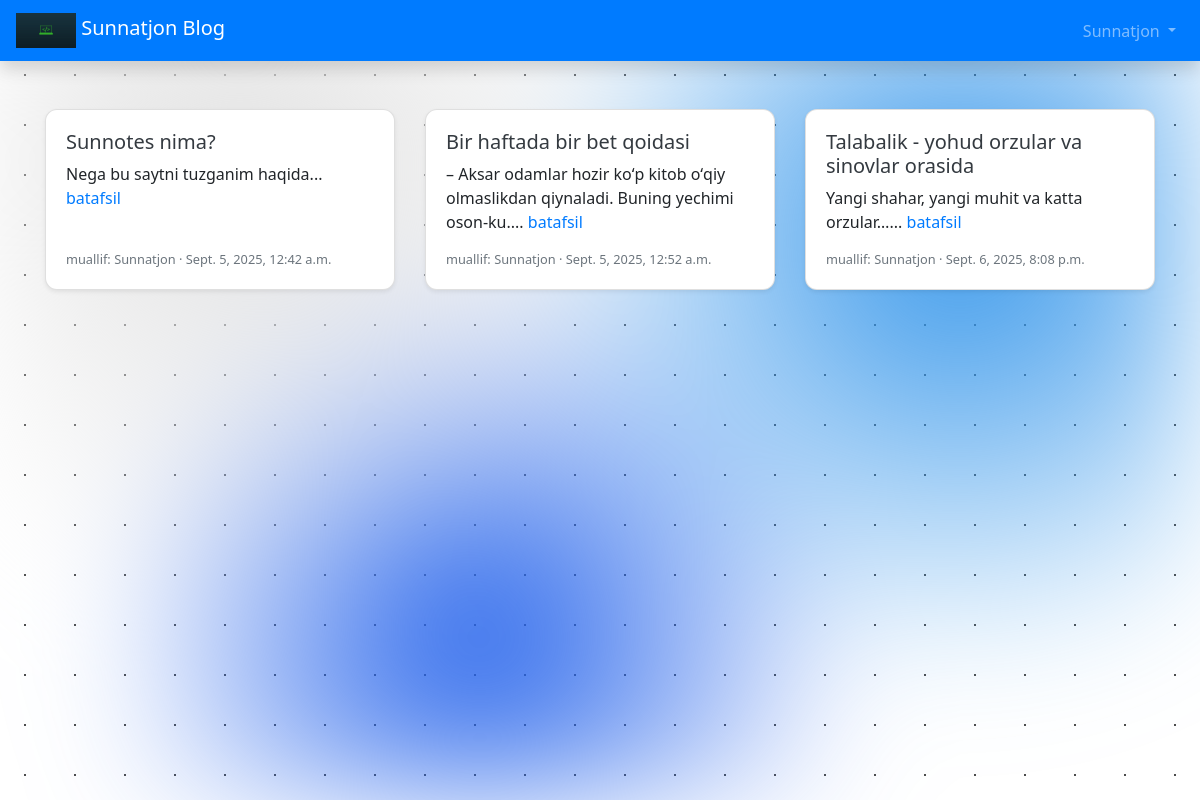
/articles/ (signed in), run on the app's committed database.
### accounts/models.py (models this page shows)
class CustomUser(AbstractUser):
  age = models.PositiveIntegerField(null=True, blank=True)

### articles/models.py (models this page shows, shortened)
class Article(models.Model):
  title = models.CharField(max_length=1500)
  summary = models.CharField(max_length=200, blank=True)
  body = RichTextField()
  photo = models.ImageField(upload_to='images/', blank=True)
  date = models.DateTimeField(auto_now_add=True)
  author = models.ForeignKey(
    get_user_model(),
    on_delete=models.CASCADE,
  )

### articles/views.py (the view)
# urls.py: path('', ArticleListView.as_view(), name='article_list'),
class ArticleListView(ListView):
  model = Article
  template_name = 'article_list.html'

### templates/article_list.html (shortened to what this page needs)
{% extends 'base.html' %}
{% block content %}
<div class="row">
  {% for article in object_list %}
    <div class="col-12 col-md-6 col-lg-4 mb-4">
      <div class="card h-100 shadow-sm">
        <div class="card-body d-flex flex-column">
          <h5 class="card-title mb-2">
            <a href="{% url 'article_detail' article.pk %}"
               class="stretched-link text-decoration-none text-dark">
              {{ article.title }}
            </a>
          </h5>
          <p class="card-text mb-3">
            {{ article.summary }}...
            <a href="{% url 'article_detail' article.pk %}">batafsil</a>
          </p>
          <div class="mt-auto small text-muted">
            muallif: {{ article.author|title }} &middot; {{ article.date }}
          </div>
        </div>
      </div>
    </div>
  {% empty %}
    <div class="col-12"><p>Hozircha postlar yo‘q.</p></div>
  {% endfor %}
</div>
{% endblock content %}

### templates/base.html (shortened to what this page needs)
{% load static %}
<!DOCTYPE html>
<html>
    <head>
            <link rel="stylesheet" href="https://cdn.jsdelivr.net/npm/bootstrap@4.5.3/dist/css/bootstrap.min.css">
            <link rel="stylesheet" href="https://cdnjs.cloudflare.com/ajax/libs/font-awesome/5.15.2/css/all.min.css" />
            <link rel="stylesheet" href="{% static 'css/base.css' %}">
            <link rel="stylesheet" href="{% static 'css/article.css' %}">
    </head>
    <body class="home">
        <div class="aurora"></div>
        <div class="particles"></div>
        <nav class="navbar navbar-expand-lg navbar-dark bg-primary shadow" style="background-color:cadetblue;">
            <a class="navbar-brand" href="{% url 'home' %}">
                <img src="{% static 'assets/img/logo.png' %}" width="60" height="35" class="d-inline-block align-top" alt="">
                Sunnatjon Blog
            </a>
            <div class="collapse navbar-collapse" id="navbarSupportedContent">
                {% if user.is_authenticated %}
                    <ul class="navbar-nav ml-auto">
                        <li class="nav-item">
                            <a class="nav-link dropdown-toggle" href="#"
                                id="navbarDropdown" role="button" data-toggle="dropdown"
                                aria-haspopup="true" aria-expanded="false">
                                {{user.username | title}}
                            </a>
                        </li>
                    </ul>
                {% else %}
                    <form class="form-inline ml-auto">
                        <a href="{% url 'login' %}" class="btn btn-light">Kirish</a>
                        <a href="{% url 'signup' %}" class="btn btn-success ml-2">Ro'yxatdan o'tish</a>
                    </form>
                {% endif %}
            </div>
        </nav>
        <main>
            <div class="container">
                {% block content %}
                {% endblock content %}
            </div>
        </main>
    </body>
</html>

### templates/base.html (style rules this page uses)
body { font-family: 'Segoe UI', Tahoma, Geneva, Verdana, sans-serif; }
.card { border-radius: 12px; transition: 0.3s; }
.aurora { position: fixed; inset: 0; background: radial-gradient(circle at 20% 20%, #e2e2e2, transparent 40%), radial-gradient(circle at 80% 30%, #3395ea, transparent 40%), radial-gradient(circle at 40% 80%, #2563eb, transparent 40%); background-blend-mode: screen; filter: blur(60px); animation: auroraMove 30s ease-in-out infinite alternate; z-index: -1; }
body { background: #ffffff; }
.particles { position: fixed; inset: 0; background: radial-gradient(circle 1.5px, rgba(0, 0, 0, 0.7) 100%, transparent) repeat; background-size: 50px 50px; animation: particlesMove 60s linear infinite; z-index: -2; }

### data on the page
CustomUser: username "Sunnatjon"
Article: title "Sunnotes nima?", summary "Nega bu saytni tuzganim haqida", author "Sunnatjon", date "Sept. 5, 2025, 12:42 a.m."
Article: title "Bir haftada bir bet qoidasi", summary "– Aksar odamlar hozir koʻp kitob oʻqiy olmaslikdan qiynaladi. Buning yechimi oson-ku.", author "Sunnatjon", date "Sept. 5, 2025, 12:52 a.m."
Article: title "Talabalik - yohud orzular va sinovlar orasida", summary "Yangi shahar, yangi muhit va katta orzular…", author "Sunnatjon", date "Sept. 6, 2025, 8:08 p.m."
